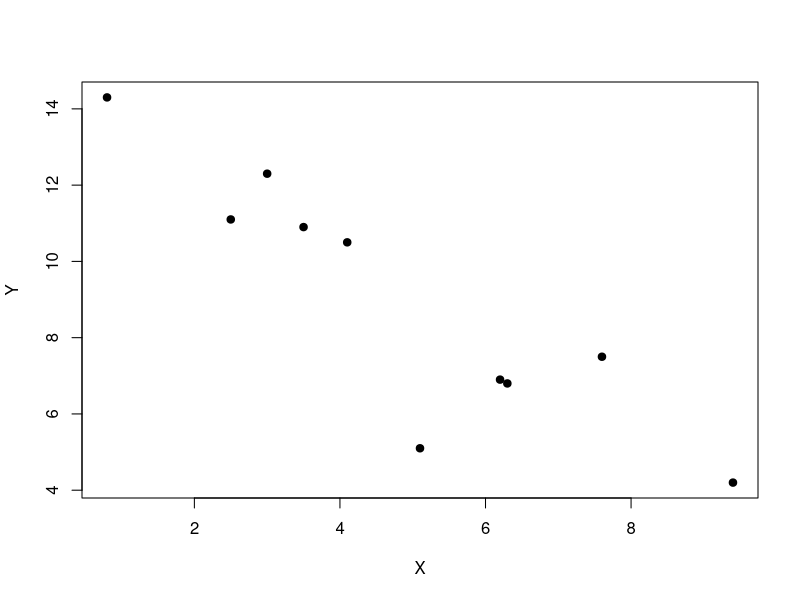
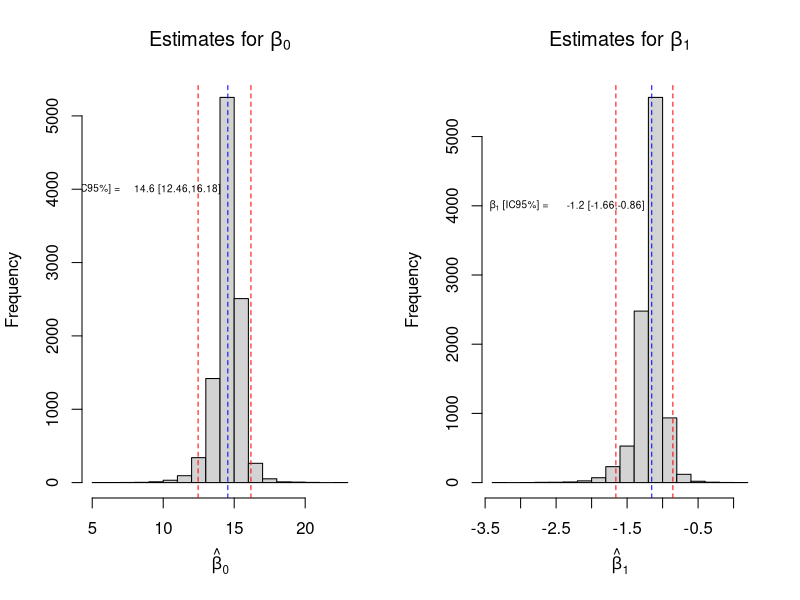
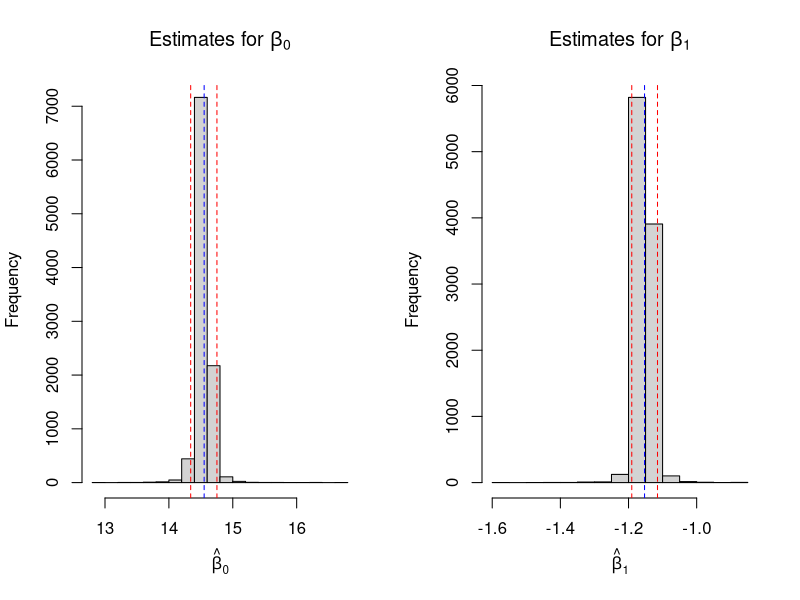
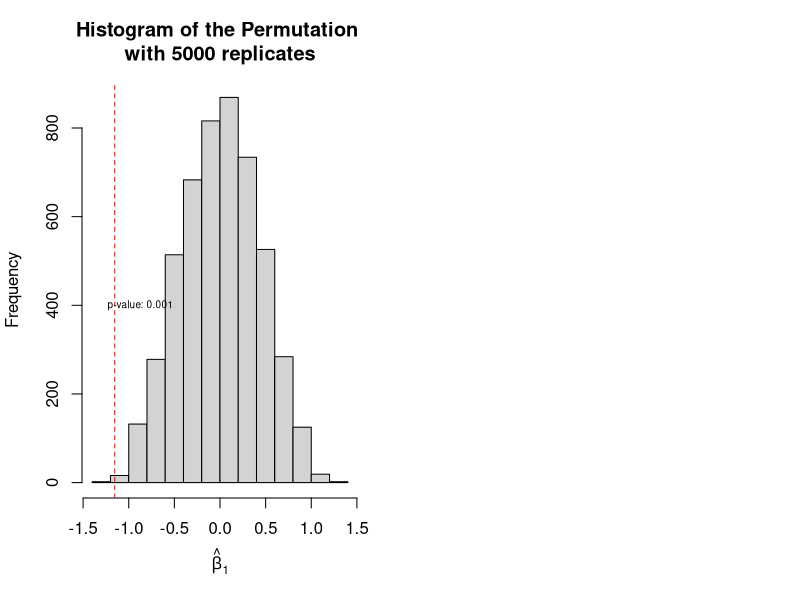

R code for these plots, in order:
X = c(6.2, 5.1, 7.6, 2.5, 3.5, 9.4, 4.1, 6.3, 3.0, 0.8)
Y = c(6.9, 5.1, 7.5, 11.1, 10.9, 4.2, 10.5, 6.8, 12.3, 14.3)

# a) Utilize o bootstrap para construir um intervalo de confian¸ca 95% para β1 e β2.

# grafico 
plot(X, Y, pch = 19)

reg = lm(Y ~ X)

b1 = reg$coefficients[1]
b2 = reg$coefficients[2]


bootstrap = function(B, X, Y){
  
  b1 = b2 = vector()
  data = data.frame(X,Y)
  
  for (i in 1:B){
    
    aux = sample(1:length(X), length(X), replace = TRUE)
    dados = data[aux,]
    
    reg = lm(Y ~ X, data = dados)
    
    b1[i] = reg$coefficients[1]
    b2[i] = reg$coefficients[2]
  }
  
  return(cbind(b1, b2))
  
}

dados = bootstrap(B = 10000, X, Y)
ic = apply(dados, 2, quantile, c(0.025, 0.975))


par(mfrow = c(1,2))
hist(dados[,1], main = expression(paste("Estimates for ", beta[0])), xlab = expression(hat(beta)[0]))
abline(v = b1, col = 'blue', lty = 2)
abline(v = ic[1], col = 'red', lty = 2)
abline(v = ic[2], col = 'red', lty = 2)
text(5, 4000, expression(paste(beta[0], ' [IC95%] = ')), cex = 0.6)
text(11, 4000, paste0(round(b1, 1), ' [', round(ic[1],2), ',', round(ic[2],2), ']'), cex = 0.6)

hist(dados[,2], main = expression(paste("Estimates for ", beta[1])), xlab = expression(hat(beta)[1]))
abline(v = b2, col = 'blue', lty = 2)
abline(v = ic[3], col = 'red', lty = 2)
abline(v = ic[4], col = 'red', lty = 2)
text(-3, 4000, expression(paste(beta[1], ' [IC95%] = ')), cex = 0.6)
text(-1.8, 4000, paste0(round(b2, 1), ' [', round(ic[3],2), ',', round(ic[4],2), ']'), cex = 0.6)


# b) utilize o bootstrap parametrico 


boot.parar = function(B, X, sigma, b_1, b_2){
  
  s = sigma
  b1 = b2 = vector()
  
  for (i in 1:B){
    
    y = round(b_1 + b_2*X + rnorm(length(X), mean = 0, sd = s), 1)
    dados = data.frame(X,y)
    
    reg = lm(y ~ X, data = dados)
    
    b1[i] = reg$coefficients[1]
    b2[i] = reg$coefficients[2]
    
    s = sigma(reg)
  }
  
  return(cbind(b1, b2))

}

dados = boot.parar(B = 10000, X, s = sigma(reg), b_1 = b1, b_2 = b2)
ic = apply(dados, 2, quantile, c(0.025, 0.975))


par(mfrow = c(1,2))
hist(dados[,1], main = expression(paste("Estimates for ", beta[0])), xlab = expression(hat(beta)[0]))
abline(v = b1, col = 'blue', lty = 2)
abline(v = ic[1], col = 'red', lty = 2)
abline(v = ic[2], col = 'red', lty = 2)
text(12, 4000, expression(paste(beta[0], ' [IC95%] = ')), cex = 0.6)
text(18, 4000, paste0(round(b1, 1), ' [', round(ic[1],2), ',', round(ic[2],2), ']'), cex = 0.6)

hist(dados[,2], main = expression(paste("Estimates for ", beta[1])), xlab = expression(hat(beta)[1]))
abline(v = b2, col = 'blue', lty = 2)
abline(v = ic[3], col = 'red', lty = 2)
abline(v = ic[4], col = 'red', lty = 2)
text(-3, 4000, expression(paste(beta[1], ' [IC95%] = ')), cex = 0.6)
text(-2, 4000, paste0(round(b2, 1), ' [', round(ic[3],2), ',', round(ic[4],2), ']'), cex = 0.6)


# c) teste de permutação

# temos que fazer as replicações sobre H0, ou seja 
# B1 = 0, portanto => Y = b0 + e 

permut.coef <- function(X,Y) {
  
  y <- sample(Y, replace = FALSE)
  fit = lm(y ~ X)
  coef = fit$coefficients[2]
  
  return(coef)
}

B = 5000
permut <- replicate(B, permut.coef(X,Y))

pval <- mean(abs(permut) >= abs(b2))


hist(permut, main = paste0('Histogram of the Permutation \nwith ', B, ' replicates'), xlab = expression(hat(beta)[1]))
abline(v = b2, col = 'red', lty = 2)
text(-0.87, 400, paste0('p-value: ', pval), cex = 0.6)